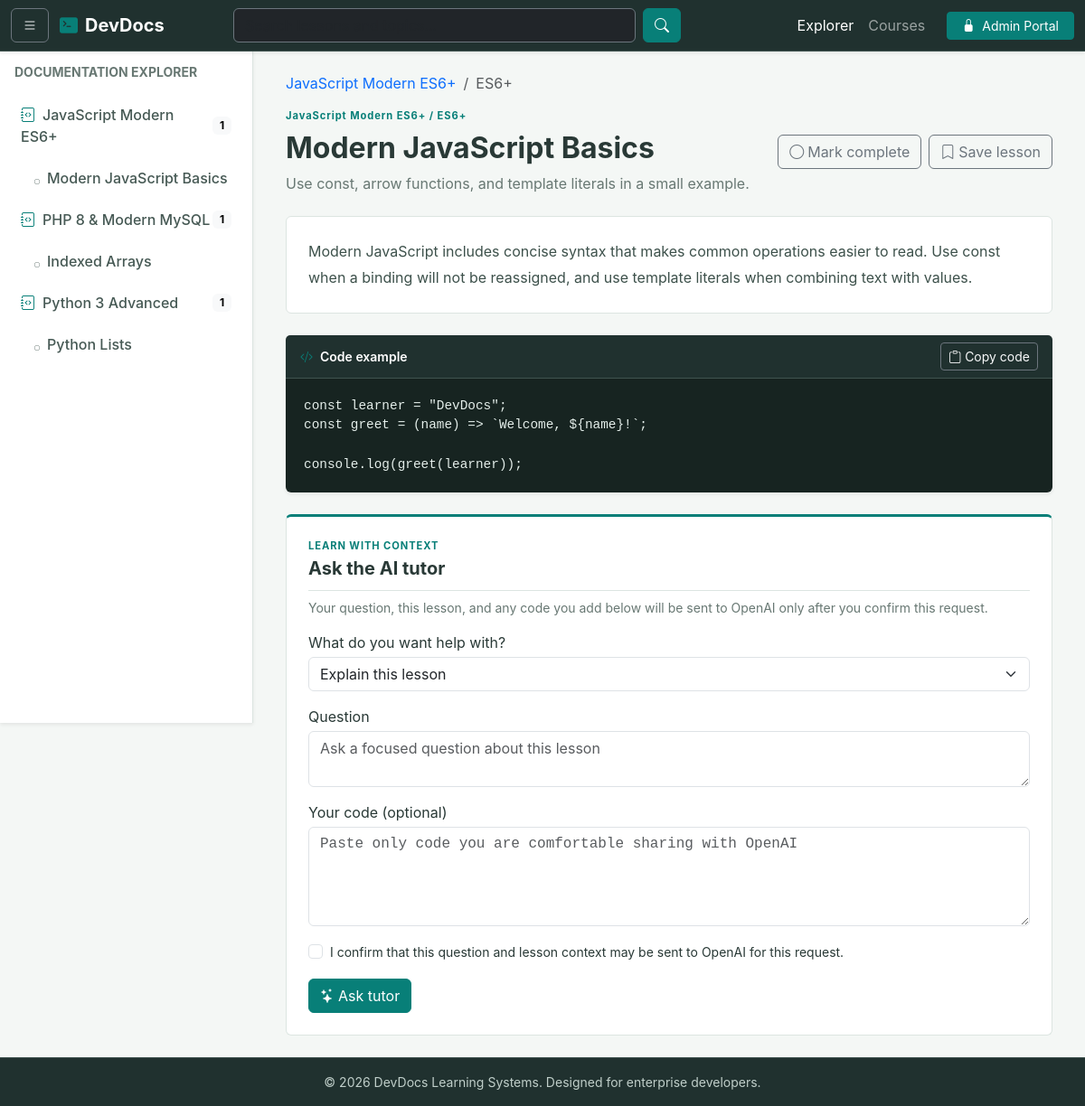
The app's page /lesson.php?id=3 with its own data.
### tables this page shows
CREATE TABLE IF NOT EXISTS courses (
    id BIGINT UNSIGNED NOT NULL AUTO_INCREMENT PRIMARY KEY,
    slug VARCHAR(120) NOT NULL UNIQUE,
    title VARCHAR(190) NOT NULL,
    category VARCHAR(100) NOT NULL DEFAULT 'Development',
    description TEXT NOT NULL,
    level VARCHAR(40) NOT NULL DEFAULT 'Beginner',
    is_published TINYINT(1) NOT NULL DEFAULT 0,
    created_at TIMESTAMP NOT NULL DEFAULT CURRENT_TIMESTAMP,
    updated_at TIMESTAMP NOT NULL DEFAULT CURRENT_TIMESTAMP ON UPDATE CURRENT_TIMESTAMP
);

CREATE TABLE IF NOT EXISTS lessons (
    id BIGINT UNSIGNED NOT NULL AUTO_INCREMENT PRIMARY KEY,
    course_id BIGINT UNSIGNED NOT NULL,
    slug VARCHAR(120) NOT NULL,
    topic VARCHAR(190) NOT NULL,
    title VARCHAR(190) NOT NULL,
    summary TEXT NOT NULL,
    body LONGTEXT NOT NULL,
    code_sample LONGTEXT NOT NULL,
    position INT UNSIGNED NOT NULL DEFAULT 0,
    is_published TINYINT(1) NOT NULL DEFAULT 0,
    created_at TIMESTAMP NOT NULL DEFAULT CURRENT_TIMESTAMP,
    updated_at TIMESTAMP NOT NULL DEFAULT CURRENT_TIMESTAMP ON UPDATE CURRENT_TIMESTAMP,
    UNIQUE KEY uq_lesson_course_slug (course_id, slug),
    KEY idx_lesson_published_position (is_published, position),
    CONSTRAINT fk_lessons_course FOREIGN KEY (course_id) REFERENCES courses(id) ON DELETE CASCADE
);

### config/app.php (called while the page is built, shortened)
<?php
function e(string|int|null $value): string
{
    return htmlspecialchars((string) $value, ENT_QUOTES | ENT_SUBSTITUTE, 'UTF-8');
}

### lesson.php (the view, shortened to what this page needs)
<?php
require_once __DIR__ . '/config/app.php';
$databaseError = '';
$lesson = null;
$courses = [];
$navigationLessons = [];
try {
    $database = db();
    $courses = $database->query('SELECT id, slug, title FROM courses WHERE is_published = 1 ORDER BY title')->fetchAll();
    $navigationLessons = $database->query('SELECT lessons.id, lessons.course_id, lessons.title, lessons.topic, lessons.slug FROM lessons JOIN courses ON courses.id = lessons.course_id WHERE lessons.is_published = 1 AND courses.is_published = 1 ORDER BY courses.title, lessons.position, lessons.title')->fetchAll();
    $statement = $database->prepare('SELECT lessons.*, courses.title AS course_title, courses.slug AS course_slug FROM lessons JOIN courses ON courses.id = lessons.course_id WHERE lessons.id = :id AND lessons.is_published = 1 AND courses.is_published = 1 LIMIT 1');
    $statement->execute(['id' => max(0, (int) ($_GET['id'] ?? 0))]);
    $lesson = $statement->fetch() ?: null;
} catch (Throwable $exception) {
    $databaseError = 'The lesson library is not available. Start MySQL and check the database setup.';
}
?>
<!DOCTYPE html>
<html lang="en">
<head>
  <link href="https://cdn.jsdelivr.net/npm/bootstrap@5.3.2/dist/css/bootstrap.min.css" rel="stylesheet">
  <link href="https://cdn.jsdelivr.net/npm/bootstrap-icons@1.11.1/font/bootstrap-icons.css" rel="stylesheet">
  <link href="assets/style.css" rel="stylesheet">
</head>
<body>
  <?php include __DIR__ . '/topnav.php'; ?>
  <div class="wrapper lesson-layout" style="padding-top: 56px;">
    <?php include __DIR__ . '/sidenav.php'; ?>
    <main class="w-100 p-4 lesson-main">
      <div class="container-fluid lesson-container">
        <?php if ($databaseError !== ''): ?>
          <div class="alert alert-warning" role="alert"><?= e($databaseError) ?></div>
        <?php elseif (!$lesson): ?>
          <div class="empty-state"><h1 class="h3">Lesson not found</h1><p>This lesson may be unpublished or no longer available.</p><a href="index.php">Browse lessons</a></div>
        <?php else: ?>
          <nav aria-label="breadcrumb"><ol class="breadcrumb small"><li class="breadcrumb-item"><a href="index.php" class="text-decoration-none"><?= e($lesson['course_title']) ?></a></li><li class="breadcrumb-item active" aria-current="page"><?= e($lesson['topic']) ?></li></ol></nav>
          <header class="lesson-page-heading mb-4">
            <div><p class="eyebrow mb-2"><?= e($lesson['course_title']) ?> / <?= e($lesson['topic']) ?></p><h1 class="h2 fw-bold mb-2"><?= e($lesson['title']) ?></h1><p class="text-muted mb-0"><?= e($lesson['summary']) ?></p></div>
            <div class="lesson-actions"><button type="button" class="btn btn-outline-secondary" data-progress-toggle data-lesson-id="<?= (int) $lesson['id'] ?>"><i class="bi bi-check2-circle me-1"></i><span>Mark complete</span></button><button type="button" class="btn btn-outline-secondary" data-bookmark-toggle data-lesson-id="<?= (int) $lesson['id'] ?>"><i class="bi bi-bookmark me-1"></i><span>Save lesson</span></button></div>
          </header>
          <article class="lesson-article mb-4"><div class="lesson-prose"><?= nl2br(e($lesson['body'])) ?></div></article>
          <?php if (trim($lesson['code_sample']) !== ''): ?>
          <section class="card shadow-sm border-0 mb-4 code-snippet-card" aria-labelledby="code-title">
            <div class="card-header text-white d-flex justify-content-between align-items-center py-2"><span id="code-title" class="small fw-semibold"><i class="bi bi-code-slash me-2 text-primary"></i>Code example</span><button class="btn btn-sm btn-outline-light border-secondary" type="button" data-copy-code="lessonCode"><i class="bi bi-clipboard me-1"></i>Copy code</button></div>
            <div class="card-body p-0"><pre><code id="lessonCode"><?= e($lesson['code_sample']) ?></code></pre></div>
          </section>
          <?php endif; ?>
          <section class="learning-tool-section ai-tutor-section" aria-labelledby="tutor-title">
            <div class="section-heading"><div><p class="eyebrow mb-1">LEARN WITH CONTEXT</p><h2 class="h5 fw-bold mb-0" id="tutor-title">Ask the AI tutor</h2></div></div>
            <p class="small text-muted mt-2">Your question, this lesson, and any code you add below will be sent to OpenAI only after you confirm this request.</p>
            <form class="vstack gap-3" data-ai-form>
              <label class="form-label mb-0">What do you want help with?
                <select class="form-select mt-1" name="mode"><option value="tutor">Explain this lesson</option><option value="debug">Review my code</option></select>
              </label>
              <label class="form-label mb-0">Question<textarea class="form-control mt-1" name="question" rows="2" maxlength="2000" required placeholder="Ask a focused question about this lesson"></textarea></label>
              <label class="form-label mb-0">Your code (optional)<textarea class="form-control font-monospace mt-1" name="user_code" rows="4" maxlength="12000" spellcheck="false" placeholder="Paste only code you are comfortable sharing with OpenAI"></textarea></label>
              <label class="form-check"><input class="form-check-input" type="checkbox" name="consent" value="1" required><span class="form-check-label small">I confirm that this question and lesson context may be sent to OpenAI for this request.</span></label>
              <div><button class="btn btn-blue" type="submit"><i class="bi bi-stars me-1"></i>Ask tutor</button></div>
            </form>
          </section>
        <?php endif; ?>
      </div>
    </main>
  </div>
  <?php include __DIR__ . '/footer.php'; ?>
</body>
</html>

### sidenav.php (shortened to what this page needs)
<nav id="sidebar" class="py-3 shadow-sm">
     <div class="px-3 mb-3">
       <h6 class="text-uppercase text-muted fw-bold small">Documentation Explorer</h6>
     </div>
     <ul class="list-unstyled sidebar-menu">
       <?php foreach ($courses as $course): ?>
       <?php $courseLessons = array_values(array_filter($navigationLessons, static fn(array $lesson): bool => (int) $lesson['course_id'] === (int) $course['id'])); ?>
       <li class="sidebar-course">
         <a href="index.php?course=<?= e($course['slug']) ?>" class="nav-link d-flex justify-content-between align-items-center">
           <span><i class="bi bi-journal-code me-2 text-primary"></i><?= e($course['title']) ?></span>
           <span class="badge text-bg-light"><?= count($courseLessons) ?></span>
         </a>
         <?php if ($courseLessons !== []): ?>
         <ul class="list-unstyled submenu-subtopic">
           <?php foreach ($courseLessons as $navigationLesson): ?>
           <li><a href="lesson.php?id=<?= (int) $navigationLesson['id'] ?>" class="nav-link small"><i class="bi bi-circle me-2" style="font-size: 6px;"></i><?= e($navigationLesson['title']) ?></a></li>
           <?php endforeach; ?>
         </ul>
         <?php endif; ?>
       </li>
       <?php endforeach; ?>
     </ul>
   </nav>

### assets/style.css (style rules this page uses)
:root { --ink: #20312f; --ink-soft: #2c403d; --ink-border: #405450; --accent: #087f78; --accent-hover: #06665f; --accent-soft: #e2f2ef; --bg-main: #f4f7f5; --surface: #ffffff; --border: #dce5e1; --text-main: #293936; --text-muted: #687873; }
body { background-color: var(--bg-main); font-family: -apple-system, BlinkMacSystemFont, "Segoe UI", Roboto, "Helvetica Neue", Arial, sans-serif; min-height: 100vh; display: flex; flex-direction: column; color: var(--text-main); }
.text-primary { color: var(--accent) !important; }
.text-muted { color: var(--text-muted) !important; }
.wrapper { display: flex; flex: 1; }
#sidebar { min-width: 280px; max-width: 280px; background-color: var(--surface); border-right: 1px solid var(--border); transition: all 0.3s ease; }
.sidebar-menu .nav-link { color: #465954; font-weight: 500; padding: 10px 15px; border-radius: 6px; margin: 2px 8px; }
.submenu-topic, .submenu-subtopic { list-style: none; padding-left: 20px; }
.submenu-subtopic { padding-left: 15px; }
.code-snippet-card { border: 1px solid var(--border); }
.code-snippet-card .card-header { background-color: var(--ink); border-bottom: 1px solid var(--ink-border); }
.code-snippet-card pre { background-color: #172421; color: #e4eeea; padding: 1.25rem; border-radius: 0 0 6px 6px; margin: 0; font-family: 'SFMono-Regular', Consolas, 'Liberation Mono', Menlo, monospace; font-size: 0.9rem; overflow-x: auto; }
.btn-blue { background-color: var(--accent); border-color: var(--accent); color: #fff; }
.learner-dashboard, .lesson-container { max-width: 1440px; }
.learning-heading, .section-heading, .lesson-page-heading, .quiz-editor-heading { display: flex; justify-content: space-between; align-items: flex-end; gap: 1.25rem; }
.eyebrow { color: var(--accent); font-size: 0.7rem; font-weight: 700; letter-spacing: 0.08em; }
.section-heading { align-items: center; padding-bottom: 0.75rem; border-bottom: 1px solid var(--border); }
.lesson-layout #sidebar { position: sticky; top: 56px; height: calc(100vh - 56px); overflow-y: auto; flex: 0 0 280px; }
.lesson-main { min-width: 0; }
.lesson-page-heading { align-items: center; }
.lesson-actions { display: flex; flex-wrap: wrap; gap: 0.5rem; }
.lesson-article, .learning-tool-section, .admin-form-section { padding: 1.5rem; border: 1px solid var(--border); border-radius: 6px; background: var(--surface); }
.lesson-prose { max-width: 80ch; color: #3d514b; line-height: 1.8; }
.ai-tutor-section { border-top: 3px solid var(--accent); }

### records on screen
courses: title "JavaScript Modern ES6+", count($courseLessons) "1"
lessons: title "Modern JavaScript Basics", course.title "JavaScript Modern ES6+", topic "ES6+", summary "Use const, arrow functions, and template literals in a small example.", body "Modern JavaScript includes concise syntax that makes common operations easier to read. Use const when a binding will not be reassigned, and use template literals when combining text with values.", code_sample "const learner = \"DevDocs\"; const greet = (name) => `Welcome, ${name}!`; console.log(greet(learner));"
courses: title "PHP 8 & Modern MySQL", count($courseLessons) "1"
lessons: title "Indexed Arrays"
courses: title "Python 3 Advanced", count($courseLessons) "1"
lessons: title "Python Lists"
